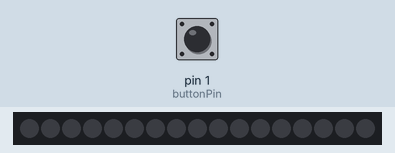
Simulated run of this sketch. Board: Arduino Uno, built with avr-gcc and run on an emulated ATmega328P. On the bench: 17 RGB LEDs in strip order, left to right. Inputs (shaded band) come from the test bench; at power-on: pin 1 (buttonPin) HIGH. The strip is taken to match the declared colour order; random numbers use the default seed unless the sketch sets one.

Above: at 1.8 s.
1.9 s: pin 1 (buttonPin) pulled LOW for 0.6 s
At 2.38 s:
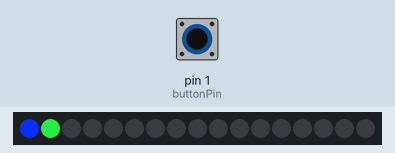
4.5 s: pin 1 (buttonPin) pulled LOW for 3.2 s
At 4.88 s:
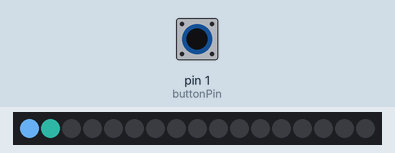
9.2 s: pin 1 (buttonPin) pulled LOW for 1 s
At 10.16 s:
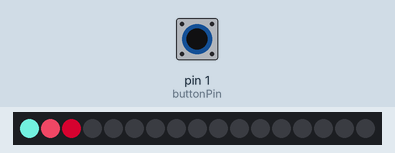
12.0 s: pin 1 (buttonPin) pulled LOW for 0.6 s
At 12.66 s:
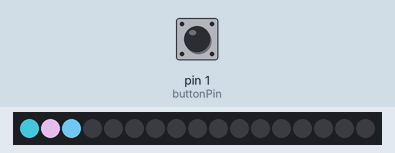
14.5 s: pin 1 (buttonPin) pulled LOW for 3.2 s
At 14.92 s:
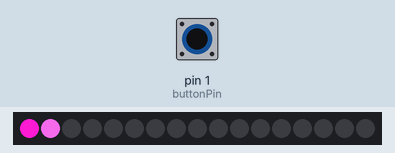
19.2 s: pin 1 (buttonPin) pulled LOW for 0.6 s
At 19.94 s:
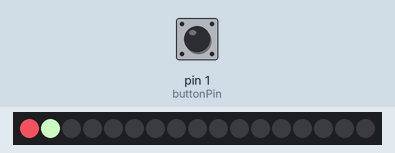
Timing chart, 0 to 22.2 s (numbered marks = the images above; inputs shaded):
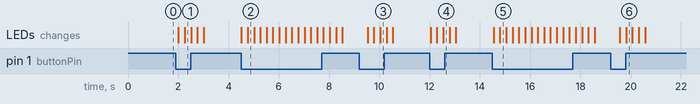

Measured:
- after the input at 1.9 s, the LEDs: first change after 0.10 s (image 1 shows a later state)
- after the input at 4.5 s, the LEDs: first change at once (image 2 shows a later state)
- after the input at 9.2 s, the LEDs: first change after 0.33 s (image 3 shows a later state)
- after the input at 12.0 s, the LEDs: first change at once (image 4 shows a later state)
- after the input at 14.5 s, the LEDs: first change after 0.05 s (image 5 shows a later state)
- after the input at 19.2 s, the LEDs: first change after 0.37 s (image 6 shows a later state)

The sketch:

neopixel.ino
```cpp
#include <Adafruit_NeoPixel.h>
#include "neopixel-methods.h"

const int buttonPin = 1;

// the setup() method runs once, when the sketch starts

void setup() {
  pinMode(buttonPin, INPUT_PULLUP);
  strip.begin();
}

void loop() {
  int buttonState;

  buttonState = digitalRead(buttonPin);

  if (buttonState == LOW)
  {
    for (int ledIndex = 0; ledIndex < 3; ledIndex++) {
      setRandom(ledIndex);
    }
    setAllRandom();
  } else {
    setAllOff();
  }

}
```

neopixel-methods.h
```cpp
#ifndef NEOPIXEL_METHODS_H    // To make sure you don't declare the function more than once by including the header multiple times.
#define NEOPIXEL_METHODS_H

#include <Adafruit_NeoPixel.h>

const int ledPin = 17;
const int numLeds = 17;

Adafruit_NeoPixel strip = Adafruit_NeoPixel(numLeds, ledPin, NEO_RGB + NEO_KHZ800);

void setAllColor(const char * color, int delayTimeInMilliseconds = 250) {
  const char * green = "green";
  const char * blue = "blue";

  // TODO : LOL
  // This doesn't seem to be working right now. :$
  // const char * red = "red";
  // if (strcmp (color, red) != 0) {
  //   for (int ledIndex = 0; ledIndex < 3; ledIndex++) {
  //     strip.setPixelColor(ledIndex, strip.Color(255, 0, 0));
  //   }
  // }

  if (strcmp (color, green) != 0) {
    for (int ledIndex = 0; ledIndex < 3; ledIndex++) {
      strip.setPixelColor(ledIndex, strip.Color(0, 255, 0));
    }
  }

  if (strcmp (color, blue) != 0) {
    for (int ledIndex = 0; ledIndex < 3; ledIndex++) {
      strip.setPixelColor(ledIndex, strip.Color(0, 0, 255));
    }
  }

  strip.show();
  delay(delayTimeInMilliseconds);
}
void setRandom(const int ledIndex, int delayTimeInMilliseconds = 250) {
  strip.setPixelColor(
    ledIndex,
    strip.Color(
      rand() % 255 + 1, // red
      rand() % 255 + 1, // green
      rand() % 255 + 1  // blue
    )
  );

  strip.show();
  delay(delayTimeInMilliseconds);
}

void setAllRandom(int delayTimeInMilliseconds = 250) {
  for (int ledIndex = 0; ledIndex < 3; ledIndex++) {
    strip.setPixelColor(
      ledIndex,
      strip.Color(
        rand() % 255 + 1, // red
        rand() % 255 + 1, // green
        rand() % 255 + 1  // blue
      )
    );
  }

  strip.show();
  delay(delayTimeInMilliseconds);
}

void setAllRed(int delayTimeInMilliseconds = 250) {
  for (int ledIndex = 0; ledIndex < 3; ledIndex++) {
    strip.setPixelColor(ledIndex, strip.Color(255, 0, 0));
  }

  strip.show();
  delay(delayTimeInMilliseconds);
}

void setAllGreen() {
  setAllColor("green");
}

void setAllBlue() {
  setAllColor("blue");
}

void setAllOff() {
  for (int ledIndex = 0; ledIndex < 3; ledIndex++) {
    strip.setPixelColor(ledIndex, strip.Color(0, 0, 0));
  }

  strip.show();
  delay(500);
}

#endif
```
